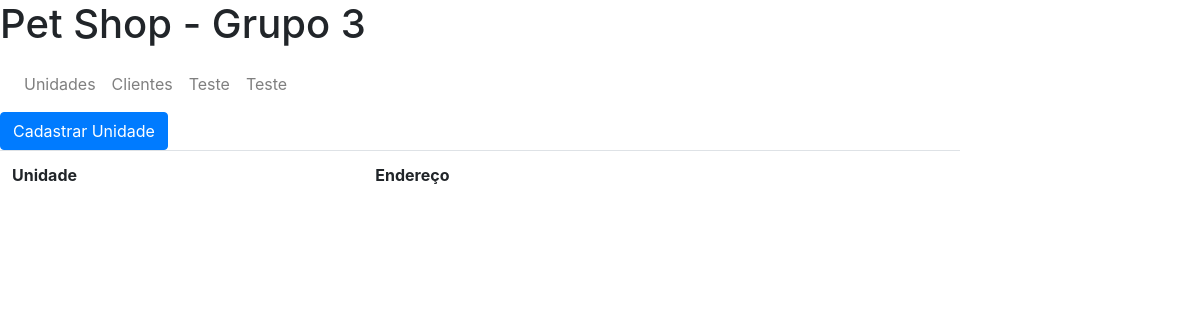
The app's page /, older data.
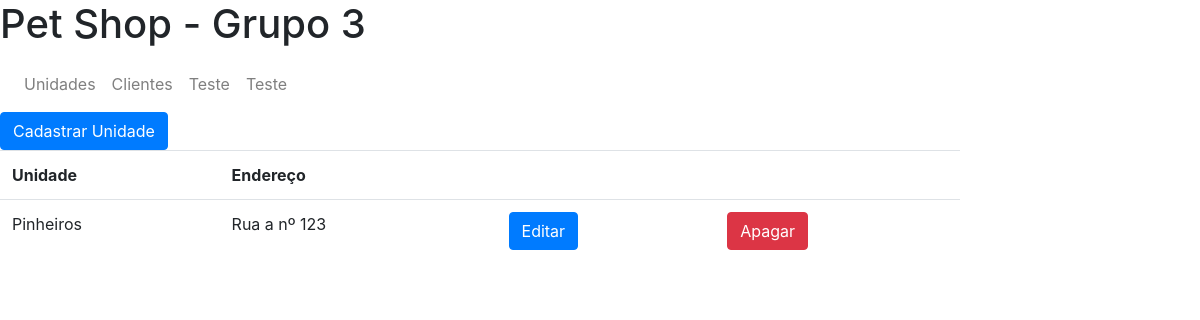
The same page, newer data.
### sistema_pet_shop/models.py (models this page shows, shortened)
class Unidade(models.Model):
    cep = models.IntegerField()#, primary_key=True)
    nome = models.CharField(max_length=70)
    endereco = models.CharField(max_length=70)

### sistema_pet_shop/views.py (the view)
# urls.py: path('', views.Unidades.as_view(), name="unidades"),
class Unidades (ListView):
    model = Unidade

### sistema_pet_shop/templates/sistema_pet_shop/unidade_list.html (shortened to what this page needs)
{% extends "sistema_pet_shop/base.html"%}
{% block content %}
    <a href="/nova-unidade">
        <button class="btn btn-primary">Cadastrar Unidade</button>
    </a>
    <table class="table"  style="width:80% ">
        <tr>
            <th>Unidade</th>
            <th>Endereço</th>
            <th></th>
            <th></th>
        </tr>
        {% for unidade in unidade_list %}
        <tr>
            <td>{{ unidade.nome }}</td>
            <td>{{ unidade.endereco}}</td>
            <td>
                <a href="/editar-unidade/{{ unidade.cep }}">
                    <button class="btn btn-primary">Editar</button>
                </a>
            </td>
            <td>
                <a href="/delete-unidade/{{ unidade.cep }}">
                    <button class="btn btn-danger">Apagar</button>
                </a>
            </td>
        </tr>
        {% endfor %}
    </table>
{% endblock %}

Row changes from the older to the newer data that the page shows:
added Unidade: nome "Pinheiros", endereco "Rua a nº 123"
